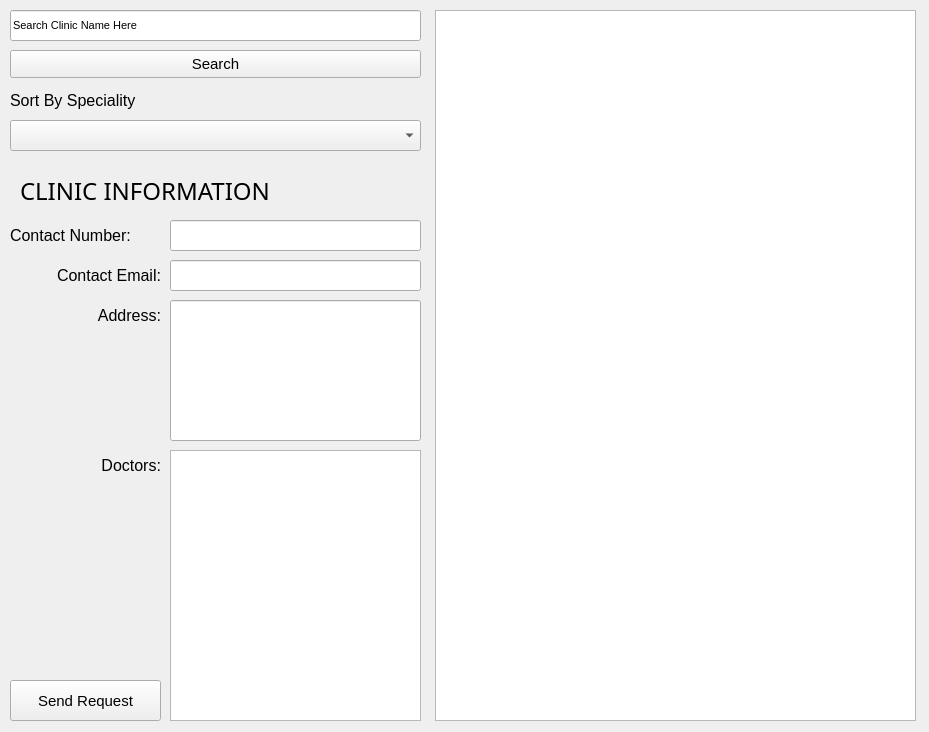
<?xml version="1.0" encoding="UTF-8"?>
<ui version="4.0">
 <class>Form</class>
 <widget class="QWidget" name="Form">
  <property name="geometry">
   <rect>
    <x>0</x>
    <y>0</y>
    <width>929</width>
    <height>732</height>
   </rect>
  </property>
  <property name="font">
   <font>
    <pointsize>8</pointsize>
   </font>
  </property>
  <property name="windowTitle">
   <string>Form</string>
  </property>
  <property name="styleSheet">
   <string notr="true"/>
  </property>
  <property name="locale">
   <locale language="English" country="Kenya"/>
  </property>
  <widget class="QListWidget" name="clinic_listWidget">
   <property name="geometry">
    <rect>
     <x>435</x>
     <y>10</y>
     <width>481</width>
     <height>711</height>
    </rect>
   </property>
  </widget>
  <widget class="QLineEdit" name="Clinic_Search_lineEdit">
   <property name="geometry">
    <rect>
     <x>10</x>
     <y>10</y>
     <width>411</width>
     <height>31</height>
    </rect>
   </property>
   <property name="text">
    <string>Search Clinic Name Here</string>
   </property>
  </widget>
  <widget class="QPushButton" name="Search_pushButton">
   <property name="geometry">
    <rect>
     <x>10</x>
     <y>50</y>
     <width>411</width>
     <height>28</height>
    </rect>
   </property>
   <property name="font">
    <font>
     <pointsize>11</pointsize>
    </font>
   </property>
   <property name="text">
    <string>Search</string>
   </property>
   <property name="iconSize">
    <size>
     <width>20</width>
     <height>20</height>
    </size>
   </property>
  </widget>
  <widget class="QComboBox" name="Speciality_comboBox">
   <property name="geometry">
    <rect>
     <x>10</x>
     <y>120</y>
     <width>411</width>
     <height>31</height>
    </rect>
   </property>
   <property name="currentText">
    <string/>
   </property>
  </widget>
  <widget class="QLabel" name="SortSpecialityLabel">
   <property name="geometry">
    <rect>
     <x>10</x>
     <y>90</y>
     <width>271</width>
     <height>20</height>
    </rect>
   </property>
   <property name="font">
    <font>
     <pointsize>12</pointsize>
    </font>
   </property>
   <property name="text">
    <string>Sort By Speciality</string>
   </property>
  </widget>
  <widget class="QLabel" name="Contact_number_label">
   <property name="geometry">
    <rect>
     <x>10</x>
     <y>220</y>
     <width>151</width>
     <height>31</height>
    </rect>
   </property>
   <property name="font">
    <font>
     <pointsize>12</pointsize>
    </font>
   </property>
   <property name="text">
    <string>Contact Number:</string>
   </property>
  </widget>
  <widget class="QLineEdit" name="contact_number_entry">
   <property name="geometry">
    <rect>
     <x>170</x>
     <y>220</y>
     <width>251</width>
     <height>31</height>
    </rect>
   </property>
   <property name="text">
    <string/>
   </property>
   <property name="readOnly">
    <bool>true</bool>
   </property>
  </widget>
  <widget class="QLabel" name="SortSpecialityLabel_2">
   <property name="geometry">
    <rect>
     <x>20</x>
     <y>170</y>
     <width>411</width>
     <height>41</height>
    </rect>
   </property>
   <property name="font">
    <font>
     <family>ROG Fonts</family>
     <pointsize>18</pointsize>
    </font>
   </property>
   <property name="text">
    <string>CLINIC INFORMATION</string>
   </property>
  </widget>
  <widget class="QLabel" name="Contact_email_label">
   <property name="geometry">
    <rect>
     <x>10</x>
     <y>260</y>
     <width>151</width>
     <height>31</height>
    </rect>
   </property>
   <property name="font">
    <font>
     <pointsize>12</pointsize>
    </font>
   </property>
   <property name="layoutDirection">
    <enum>Qt::LeftToRight</enum>
   </property>
   <property name="text">
    <string>Contact Email:</string>
   </property>
   <property name="alignment">
    <set>Qt::AlignRight|Qt::AlignTrailing|Qt::AlignVCenter</set>
   </property>
  </widget>
  <widget class="QLineEdit" name="contact_email_entry">
   <property name="geometry">
    <rect>
     <x>170</x>
     <y>260</y>
     <width>251</width>
     <height>31</height>
    </rect>
   </property>
   <property name="text">
    <string/>
   </property>
   <property name="readOnly">
    <bool>true</bool>
   </property>
  </widget>
  <widget class="QLabel" name="address_label">
   <property name="geometry">
    <rect>
     <x>10</x>
     <y>300</y>
     <width>151</width>
     <height>31</height>
    </rect>
   </property>
   <property name="font">
    <font>
     <pointsize>12</pointsize>
    </font>
   </property>
   <property name="layoutDirection">
    <enum>Qt::LeftToRight</enum>
   </property>
   <property name="text">
    <string>Address:</string>
   </property>
   <property name="alignment">
    <set>Qt::AlignRight|Qt::AlignTrailing|Qt::AlignVCenter</set>
   </property>
  </widget>
  <widget class="QLineEdit" name="address_entry">
   <property name="geometry">
    <rect>
     <x>170</x>
     <y>300</y>
     <width>251</width>
     <height>141</height>
    </rect>
   </property>
   <property name="text">
    <string/>
   </property>
   <property name="readOnly">
    <bool>true</bool>
   </property>
  </widget>
  <widget class="QLabel" name="docto_label">
   <property name="geometry">
    <rect>
     <x>10</x>
     <y>450</y>
     <width>151</width>
     <height>31</height>
    </rect>
   </property>
   <property name="font">
    <font>
     <pointsize>12</pointsize>
    </font>
   </property>
   <property name="layoutDirection">
    <enum>Qt::LeftToRight</enum>
   </property>
   <property name="text">
    <string>Doctors:</string>
   </property>
   <property name="alignment">
    <set>Qt::AlignRight|Qt::AlignTrailing|Qt::AlignVCenter</set>
   </property>
  </widget>
  <widget class="QListView" name="doctor_list">
   <property name="geometry">
    <rect>
     <x>170</x>
     <y>450</y>
     <width>251</width>
     <height>271</height>
    </rect>
   </property>
  </widget>
  <widget class="QPushButton" name="send_request_button">
   <property name="geometry">
    <rect>
     <x>10</x>
     <y>680</y>
     <width>151</width>
     <height>41</height>
    </rect>
   </property>
   <property name="font">
    <font>
     <pointsize>11</pointsize>
    </font>
   </property>
   <property name="text">
    <string>Send Request</string>
   </property>
   <property name="iconSize">
    <size>
     <width>20</width>
     <height>20</height>
    </size>
   </property>
  </widget>
 </widget>
 <resources/>
 <connections/>
</ui>
